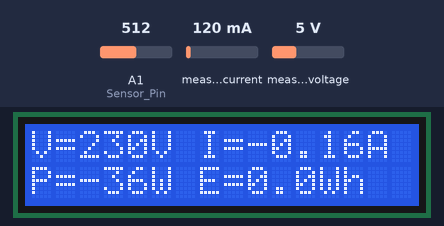
Bench run of a sketch on a simulated Arduino Uno, built with avr-gcc and run on an emulated ATmega328P. On the bench: 16×2 character LCD. The inputs (shaded band) are chosen by the test bench; at power-on: A1 (Sensor_Pin) = 512, measured voltage 5 V, measured current 120 mA.

Above: at 3.2 s.
3.3 s: A1 (Sensor_Pin) set to 0
At 4.8 s:
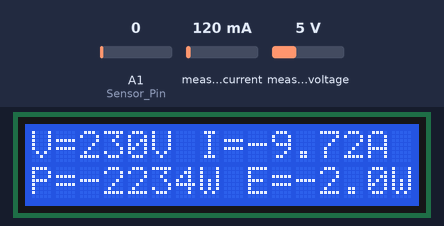
5.8 s: measured voltage set to 0.3 V
At 8.1 s:
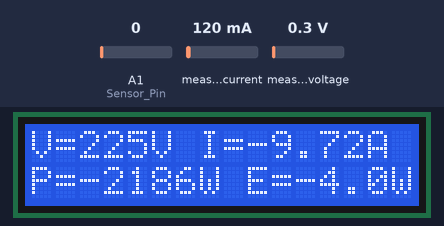
8.8 s: measured voltage set to 3.8 V
At 11.4 s:
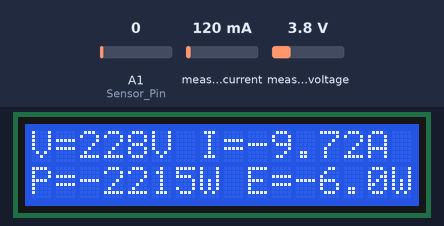
11.7 s: A1 (Sensor_Pin) set to 122
At 13.5 s:
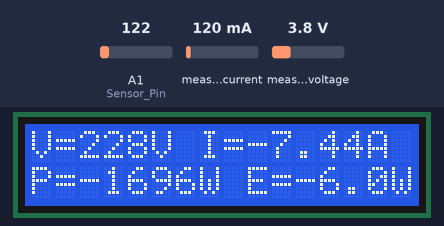
14.7 s: measured voltage set to 7.5 V
At 16.5 s:
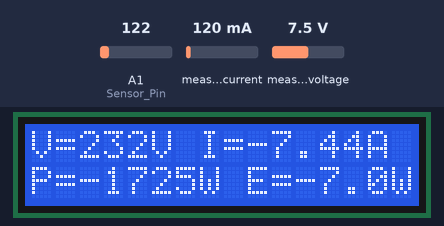
17.7 s: A1 (Sensor_Pin) set to 306
At 18.5 s:
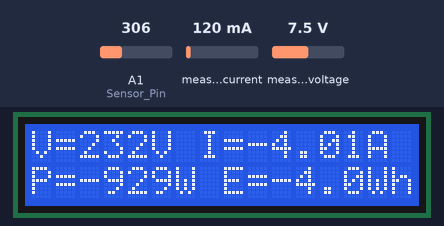
Timing chart, 0 to 20.7 s (numbered marks = the images above; inputs shaded):
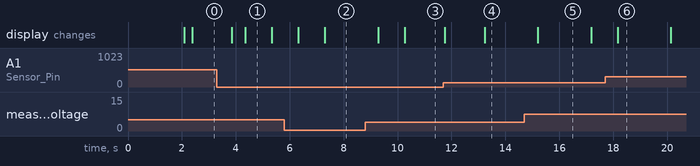

The sketch:

smart_meter_code.ino
```cpp
// Include library
#include <LiquidCrystal_I2C.h>
#include <EmonLib.h>

// Sets the type of LCD screen
LiquidCrystal_I2C lcd(0x27, 16, 2);

// Create an instance
EnergyMonitor emon1;

// Measuring Current Using ACS712
const int Sensor_Pin = A1;
int sensitivity = 185;
int offsetvoltage = 2542;

// Bytes for smiley
byte smiley[8] = {
  B00000,
  B01010,
  B01010,
  B00000,
  B10001,
  B01110,
  B00000,
  B00000
};

void setup() {
  // Voltage: input pin, calibration, phase_shift
  emon1.voltage(A0, 187, 1.7);

  // Initialize the LCD
  lcd.init();
  // Print a message to the LCD.
  lcd.backlight();
  lcd.createChar(0, smiley);

  lcd.setCursor(3, 0);
  lcd.print("Welcome ");
  lcd.setCursor(0, 1); // Use line 1 since the LCD is 16x2
  lcd.write(byte(0));

  delay(2000); // Pause to display welcome message
  lcd.clear();
}

void loop() {
  //************************* Measure Voltage ******************************************
  emon1.calcVI(20, 2000); // Calculate all. No. of half wavelengths (crossings), time-out
  int Voltage = emon1.Vrms;  // Extract Vrms into a variable

  //************************* Measure Current ******************************************
  unsigned int temp = 0;
  float maxpoint = 0;
  for (int i = 0; i < 500; i++) {
    temp = analogRead(Sensor_Pin);
    if (temp > maxpoint) {
      maxpoint = temp;
    }
  }

  float ADCvalue = maxpoint;
  double eVoltage = (ADCvalue / 1024.0) * 5000; // Gets you mV
  double Current = ((eVoltage - offsetvoltage) / sensitivity);
  double AC_Current = (Current) / (sqrt(2));  // Convert to AC current

  //************************* Measure Power ******************************************
  int Power = Voltage * AC_Current;

  //************************* Measure Energy ******************************************
  long milisec = millis();  // Calculate time in milliseconds
  long time = milisec / 1000;  // Convert milliseconds to seconds

  float Energy = (Power * time) / 3600;  // Convert Watt-sec to Watt-hour

  //************************* Display Data ******************************************
  lcd.clear();  // Clear the LCD before displaying new data

  // Line 1: Voltage and Current
  lcd.setCursor(0, 0);
  lcd.print("V=");
  lcd.print(Voltage);  // Display voltage
  lcd.print("V ");

  lcd.print("I=");
  lcd.print(AC_Current, 2);  // Display current
  lcd.print("A");

  // Line 2: Power and Energy
  lcd.setCursor(0, 1);
  lcd.print("P=");
  lcd.print(Power);  // Display power
  lcd.print("W ");

  lcd.print("E=");
  lcd.print(Energy, 1);  // Display energy in Wh
  lcd.print("Wh");

  delay(200);  // Update every second
}
```

Measured:
- after the input at 3.3 s, the display: first changes after 0.55 s (image 1 shows a later state)
- after the input at 5.8 s, the display: first changes after 0.52 s (image 2 shows a later state)
- what the display in image 1 shows lasts 1.0 s, from 4.3 s to 5.3 s
- what the display in image 5 shows lasts 2.0 s, from 15.2 s to 17.2 s
